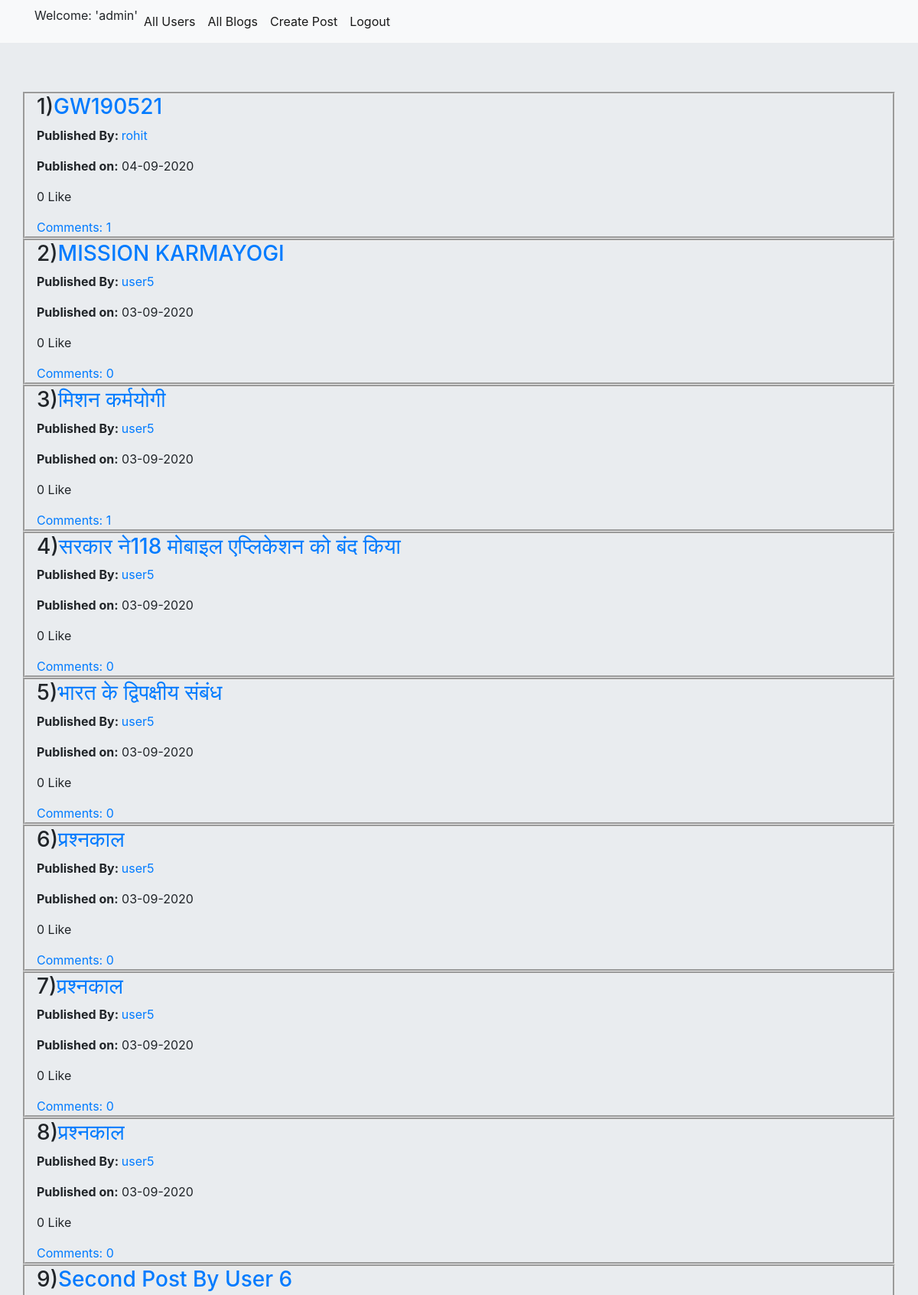
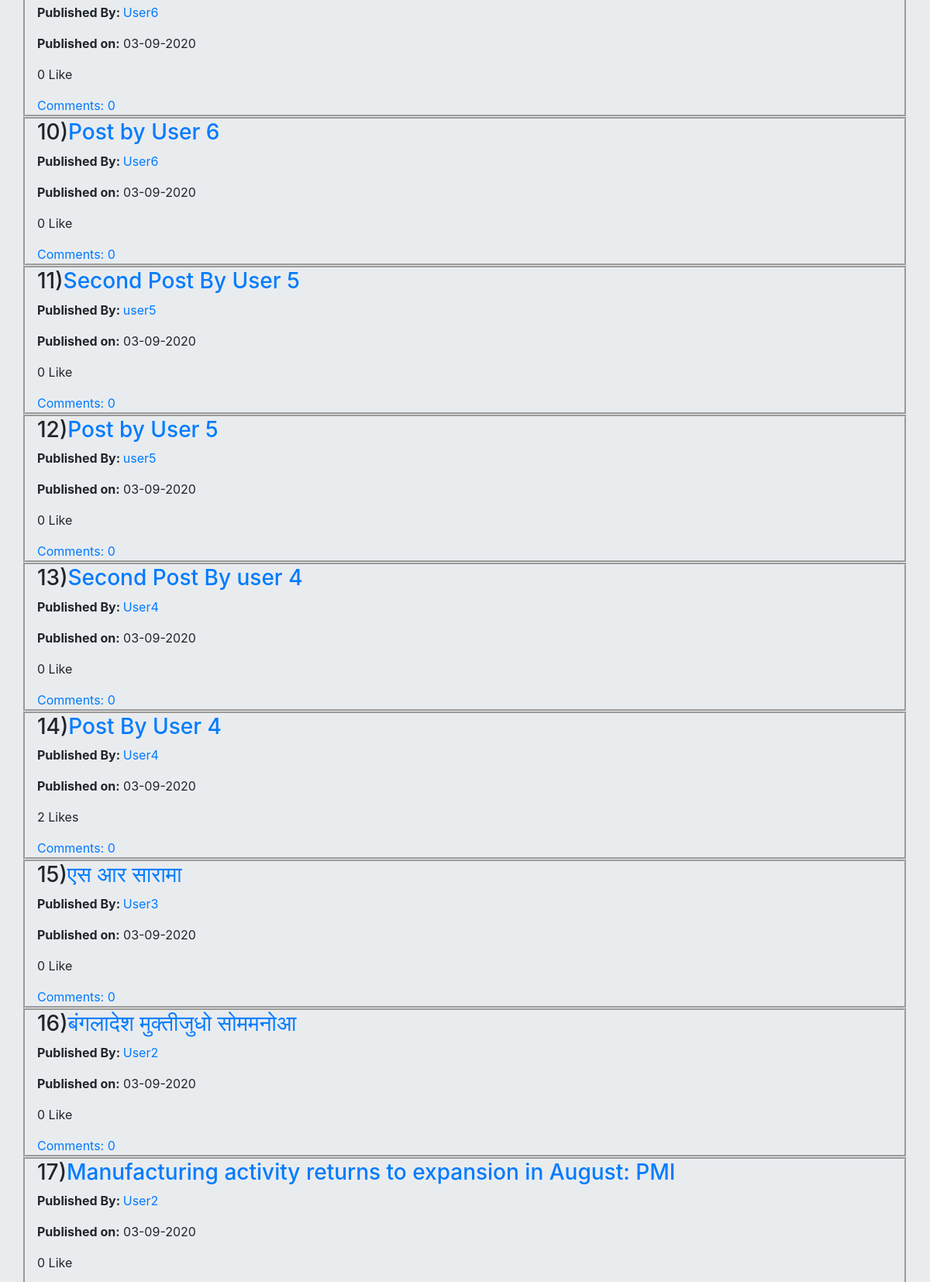
Page / (signed in, upper part) on the committed database (2 pictures, top to bottom).
### blog/models.py (models this page shows, shortened)
class CustomUser(AbstractUser):
    blocked = models.ManyToManyField('CustomUser',related_name='blocked_users',blank=True)
    liked_posts = models.ManyToManyField('Post',related_name='liked_posts',blank=True)
    def __str__(self):
        return self.username

class Post(models.Model):
    post_banner = models.ImageField(upload_to='images/')
    author = models.ForeignKey(CustomUser,related_name='posts',on_delete=models.CASCADE)
    title = models.CharField(max_length=250)
    text = models.TextField()
    date_created = models.DateTimeField(default=timezone.now)
    liked_by = models.ManyToManyField('CustomUser',related_name='liked_by',blank=True)
    class Meta:
        ordering = ['-date_created']

### blog/views.py (the view)
# urls.py: path('',views.PostListView.as_view(),name='post_list'),
class PostListView(ListView):
    model = Post
    template_name = 'blog/post_list.html'
    def get_queryset(self):
        if self.request.user.is_authenticated:
            current_user = CustomUser.objects.get(username=self.request.user)
            blocked_users = current_user.blocked.all().values_list('id')
            blocked_by = [user for user in CustomUser.objects.all() if current_user in user.blocked.all()]
            return Post.objects.filter(~Q(author__in=blocked_users)).filter(~Q(author__in=blocked_by))
        else:
            return Post.objects.all()

### blog/templates/blog/post_list.html
{% extends 'blog/base.html' %}
{% block content %}
<div class="jumbotron jumbotron-fluid">
    {% for post in post_list%}
    <div class="container"  style="border-style:groove">
        <h3>{{ forloop.counter }})<a href="{% url 'blog:post_detail' pk=post.pk %}">{{ post.title|safe }}</a></h3>
        <div >
            <div>
            <p class="text-justify"><strong>Published By: </strong><a href="{% url 'blog:user_details' post.author.id %}">{{ post.author }}</a></p>
            <p class="text-justify"><strong>Published on:</strong> {{ post.date_created|date:"d-m-Y" }}</p>
                </div>
            </div>
        {% if post.liked_by.count <= 1 %}
    <p>{{post.liked_by.count}} Like</p>
    {% else %}
    <p>{{post.liked_by.count}} Likes</p>
    {% endif %}
        <a href="{% url 'blog:post_detail' pk=post.pk %}">Comments: {{ post.post_comments.count }}</a>
    </div>
    {% endfor %}
</div>
{% endblock %}

### blog/templates/blog/base.html (shortened to what this page needs)
<!DOCTYPE html>
<html lang="en">
<head>
    <link rel="stylesheet" href="https://stackpath.bootstrapcdn.com/bootstrap/4.5.2/css/bootstrap.min.css">
</head>
<body>
<nav class="navbar navbar-expand-lg navbar-light bg-light">
    <div class="container">
    <ul class="navbar-nav">
        {% if user.is_authenticated %}
        <li class="nav-item active" ><p>Welcome: '{{ user.username }}'</p></li>
        <li class="nav-item active">
            <a class="nav-link" href="{% url 'blog:user_list' %}">All Users</a>
        </li>
        <li class="nav-item active">
            <a class="nav-link" href="/">All Blogs</a>
        </li>
        <li class="nav-item active">
                <a class="nav-link" href="{% url 'blog:post_create' %}">Create Post</a>
            </li>
            <li class="nav-item active">
                <a class="nav-link" href="{%url 'logout' %}?next=/">Logout</a>
            </li>
    {% endif %}
</div>
</nav>
{% block content %}
{% endblock %}
</body>
</html>

### rows in the picture
CustomUser: username "admin"
Post: title "GW190521", author "rohit", date_created "04-09-2020", liked_by.count "0", post_comments.count "1"
Post: title "MISSION KARMAYOGI", author "user5", date_created "03-09-2020", liked_by.count "0", post_comments.count "0"
Post: title "मिशन कर्मयोगी", author "user5", date_created "03-09-2020", liked_by.count "0", post_comments.count "1"
Post: title "सरकार ने118 मोबाइल एप्लिकेशन को बंद किया", author "user5", date_created "03-09-2020", liked_by.count "0", post_comments.count "0"
Post: title "भारत के द्विपक्षीय संबंध", author "user5", date_created "03-09-2020", liked_by.count "0", post_comments.count "0"
Post: title "प्रश्नकाल", author "user5", date_created "03-09-2020", liked_by.count "0", post_comments.count "0"
Post: title "प्रश्नकाल", author "user5", date_created "03-09-2020", liked_by.count "0", post_comments.count "0"
Post: title "प्रश्नकाल", author "user5", date_created "03-09-2020", liked_by.count "0", post_comments.count "0"
Post: title "Second Post By User 6", author "User6", date_created "03-09-2020", liked_by.count "0", post_comments.count "0"
Post: title "Post by User 6", author "User6", date_created "03-09-2020", liked_by.count "0", post_comments.count "0"
Post: title "Second Post By User 5", author "user5", date_created "03-09-2020", liked_by.count "0", post_comments.count "0"
Post: title "Post by User 5", author "user5", date_created "03-09-2020", liked_by.count "0", post_comments.count "0"
Post: title "Second Post By user 4", author "User4", date_created "03-09-2020", liked_by.count "0", post_comments.count "0"
Post: title "Post By User 4", author "User4", date_created "03-09-2020", liked_by.count "2", post_comments.count "0"
Post: title "एस आर सारामा", author "User3", date_created "03-09-2020", liked_by.count "0", post_comments.count "0"
Post: title "बंगलादेश मुक्तीजुधो सोममनोआ", author "User2", date_created "03-09-2020", liked_by.count "0", post_comments.count "0"
Post: title "Manufacturing activity returns to expansion in August: PMI", author "User2", date_created "03-09-2020", liked_by.count "0"
